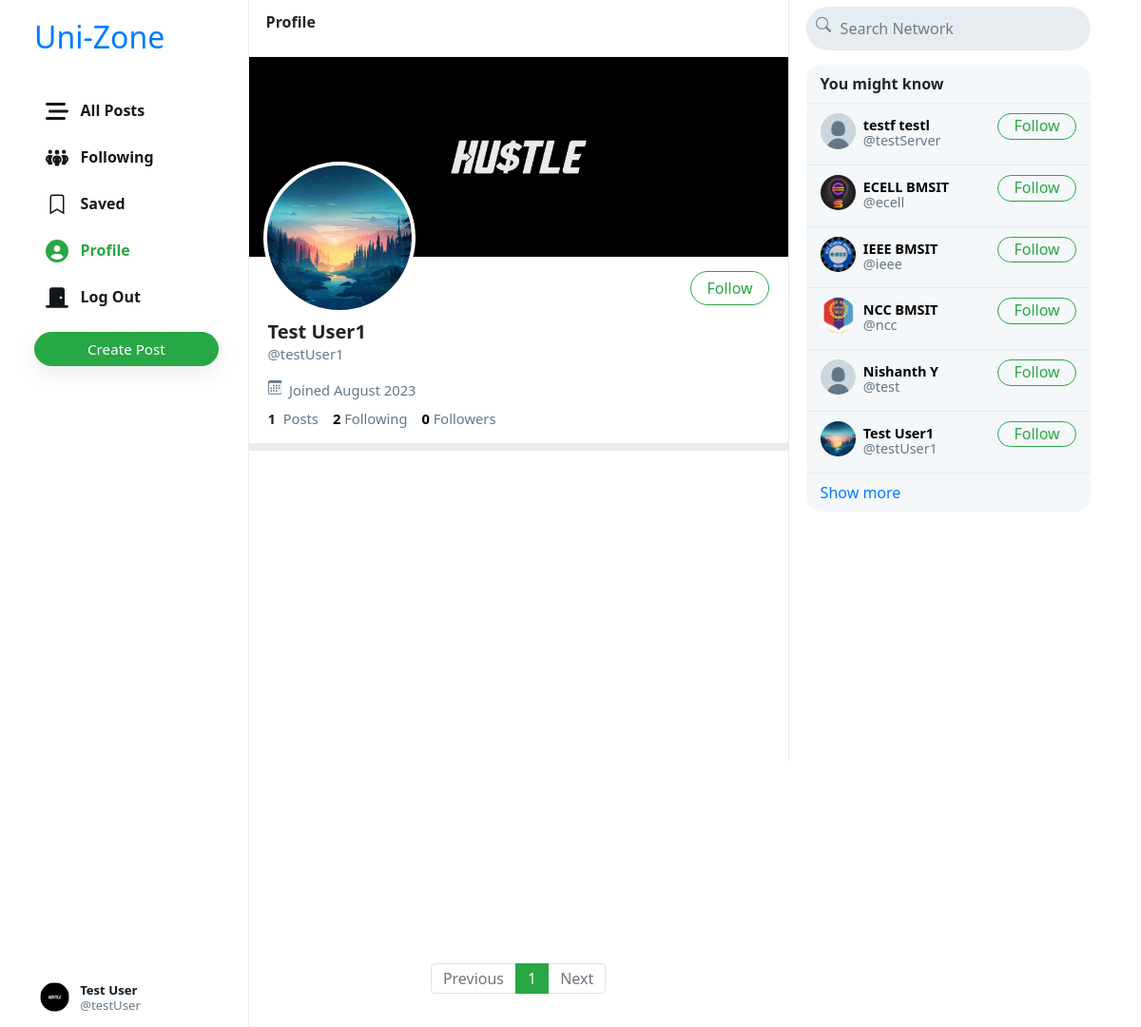
The app's page /testUser1 (signed in) with its own data.
### MainApp/models.py (models this page shows, shortened)
class Club(AbstractUser):
    profile_pic = models.ImageField(upload_to='profile_pic/')
    bio = models.TextField(max_length=160, blank=True, null=True)
    cover = models.ImageField(upload_to='covers/', blank=True)

### MainApp/views.py (the view)
# urls.py: path("<str:username>", views.profile, name='profile'),
def profile(request, username):
    user = Club.objects.get(username=username)
    all_posts = Post.objects.filter(creater=user).order_by('-date_created')
    paginator = Paginator(all_posts, 10)
    page_number = request.GET.get('page')
    if page_number == None:
        page_number = 1
    posts = paginator.get_page(page_number)
    followings = []
    suggestions = []
    follower = False
    if request.user.is_authenticated:
        followings = Follower.objects.filter(followers=request.user).values_list('user', flat=True)
        suggestions = Club.objects.exclude(pk__in=followings).exclude(username=request.user.username).order_by("?")[:6]
        if request.user in Follower.objects.get(user=user).followers.all():
            follower = True
    follower_count = Follower.objects.get(user=user).followers.all().count()
    following_count = Follower.objects.filter(followers=user).count()
    return render(request, 'uni-zone/profile.html', {
        "username": user,
        "posts": posts,
        "posts_count": all_posts.count(),
        "suggestions": suggestions,
        "page": "profile",
        "is_follower": follower,
        "follower_count": follower_count,
        "following_count": following_count
    })

### MainApp/templates/uni-zone/profile.html (shortened to what this page needs)
{% extends 'uni-zone/index.html' %}
{% load static %}
{% block profile %}
    <div class="profile-view" data-user="{{username.username}}">
        <div class="cover-image" style="background-image: url(/media/{{username.cover}})"></div>
        <div class="profile-image" style="background-image: url(/media/{{username.profile_pic}})"></div>
        <div class="profile-details">
            <div>
                {% if user.username == username.username %}
                    <button class="btn btn-outline-success float-right" id="edit-profile-btn">Edit Profile</button>
                {% elif is_follower %}
                    <button class="btn btn-success float-right" onclick="unfollow_user(this,'{{username.username}}','edit_page')" id="following-btn">Following</button>
                {% else %}
                    <button class="btn btn-outline-success float-right" onclick="follow_user(this,'{{username.username}}','edit_page')" id="follow-btn">Follow</button>
                {% endif %}
            </div>
            <div class="details-data">
                <h5>{{username.first_name}} {{username.last_name}}</h5>
                <div class="grey">@{{username.username}}</div>
                <div class="grey" style="padding: 8px 0px;">
                    &nbsp;Joined {{username.date_joined | date:"F Y"}}
                </div>
                <div>
                    <strong>
                        {{posts_count}}
                    </strong>
                    &nbsp;<span class="grey">Posts</span>
                    <a href="#">
                        <strong id="following__count">{{following_count | default:0}}</strong>&nbsp;<span class="grey">Following</span>
                    </a>
                    <a href="#">
                        <strong id="follower__count">{{follower_count | default:0}}</strong>&nbsp;<span class="grey">Followers</span>
                    </a>
                </div>
            </div>
        </div>
    </div>
    <div class="space"></div>
{% endblock %}

### MainApp/templates/uni-zone/index.html (shortened to what this page needs)
{% extends "uni-zone/layout.html" %}
{% load static %}
{% block body %}
  <div class="main-div">
    <div class="left-div">
    <nav class="head heading">
      {% if page == 'all_posts' %}
          All Posts
      {% elif page == 'following' %}
          Following
      {% elif page == 'saved' %}
          Saved
      {% elif page == 'profile' %}
          Profile
      {% else %}
          Explore
      {% endif %}
    </nav>
  <div class="left-div-content">
    <div class="posts-view">
        {% block profile %}
        {% endblock %}
      <div class="main-div-content">
        <nav aria-label="Page navigation example" class="pagination-bar">
              <ul class="pagination justify-content-center">
                  {% if posts.has_previous %}
                      <li class="page-item">
                          <a class="page-link" href="?page={{ posts.previous_page_number | default:1}}" tabindex="-1" aria-disabled="true">Previous</a>
                      </li>
                  {% else %}
                      <li class="page-item disabled">
                          <a class="page-link" href="" tabindex="-1" aria-disabled="true">Previous</a>
                      </li>
                  {% endif %}
                  {% for each in posts.paginator.page_range %}
                      {% if each == posts.number %}
                          <li class="page-item active"><a class="page-link" href="?page={{each}}">{{each}}</a></li>
                      {% else %}
                          <li class="page-item"><a class="page-link" href="?page={{each}}">{{each}}</a></li>
                      {% endif %}
                  {% endfor %}
                  {% if posts.has_next %}
                      <li class="page-item">
                          <a class="page-link" href="?page={{ posts.next_page_number }}">Next</a>
                      </li>
                  {% else %}
                      <li class="page-item disabled">
                          <a class="page-link" href="">Next</a>
                      </li>
                  {% endif %}
              </ul>
            </nav>
      </div>
    </div>
  </div>
  </div>
  </div>
{% endblock %}

### MainApp/templates/uni-zone/layout.html (shortened to what this page needs)
{% load static %}
<!DOCTYPE html>
<html lang="en">
    <head>
        <link rel="stylesheet" href="https://stackpath.bootstrapcdn.com/bootstrap/4.4.1/css/bootstrap.min.css">
        <link href="{% static 'uni-zone/styles.css' %}" rel="stylesheet">
    </head>
    <body>
        <div class="body" data-page="{{page}}">
            <div class="sidenav">
                <a href="{% url 'index' %}" class="navbar-brand">
                    <h2>Uni-Zone</h2>
                </a>
                <div style="height: 100%;">
                    <div>
                        <div>
                            <ul>
                                <li class="nav-item" id="all_posts">
                                <a href="{% url 'index' %}" class="nav-link">
                                    <div>
                                        &nbsp;&nbsp;All Posts
                                    </div>
                                </a>
                                </li>
                                {% if user.is_authenticated %}
                                    <li class="nav-item" id="following">
                                        <a href="{% url 'following' %}" class="nav-link">
                                            <div>
                                                &nbsp;&nbsp;Following
                                            </div>
                                        </a>
                                    </li>
                                    <li class="nav-item" id="saved">
                                        <a href="{% url 'saved' %}" class="nav-link">
                                            <div>
                                                <svg width="1.5em" height="1.5em" viewBox="0 0 16 16" class="bi bi-bookmark" fill="currentColor" xmlns="http://www.w3.org/2000/svg">
                                                    <path fill-rule="evenodd" d="M8 12l5 3V3a2 2 0 0 0-2-2H5a2 2 0 0 0-2 2v12l5-3zm-4 1.234l4-2.4 4 2.4V3a1 1 0 0 0-1-1H5a1 1 0 0 0-1 1v10.234z"/>
                                                  </svg>
                                                &nbsp;&nbsp;Saved
                                            </div>
                                        </a>
                                    </li>
                                    <li class="nav-item" id="profile">
                                        <a href="{% url 'profile' user.username %}" class="nav-link">
                                            <div>
                                                &nbsp;&nbsp;Profile
                                            </div>
                                        </a>
                                    </li>
                                    <li class="nav-item" id="logout">
                                        <a href="{% url 'logout' %}" class="nav-link">
                                            <div>
                                                &nbsp;&nbsp;Log Out
                                            </div>
                                        </a>
                                    </li>
                                {% endif %}
                            </ul>
                        </div>
                        {% if user.is_authenticated %}
                            <button id="popup-btn" class="btn btn-success new-post-btn" onclick="createpost()">Create Post</button>
                        {% endif %}
                    </div>
                    <div style="position: absolute; bottom: 10px;">
                        {% if user.is_authenticated %}
                            <li class="nav-item sidenav-user">
                                <a href="{% url 'profile' user.username %}" class="nav-link">
                                    <div class="user_account">
                                        <div class="small-profilepic" style="float: left; background-image: url(/media/{{user.profile_pic}})"></div>
                                        <div style="height: 2.7vw; margin: auto;">
                                            <div style="margin-top: 4px;"><strong>{{user.first_name}} {{user.last_name}}</strong></div>
                                            <div class="grey" style="margin-top: 4px;">@{{ user.username }}</div>
                                        </div>
                                    </div>
                                </a>
                            </li>
                        {% endif %}
                    </div>
                </div>
            </div>
            {% block body %}
            {% endblock %}
            <div class="right-div">
                <nav class="head">
                    <form action="#">
                        <div class="search-div">
                            <div>
                            </div>
                            <input type="text" name="query" id="search-box" placeholder="Search Network">
                        </div>
                    </form>
                </nav>
                <div class='right-div-content'>
                    <div class="space" style="background-color: white;"></div>
                    {% if user.is_authenticated %}
                        <div class="suggestion-box">
                            <div class="suggestion-header">
                                You might know
                            </div>
                            {% for suggestion in suggestions %}
                                <div class="suggestion-user">
                                    <div>
                                        <a href="{% url 'profile' suggestion.username %}">
                                            <div class="small-profilepic" style="background-image: url(/media/{{suggestion.profile_pic}})"></div>
                                        </a>
                                    </div>
                                    <div class="user-details">
                                        <a href="{% url 'profile' suggestion.username %}">
                                            <div id="user-name">
                                                <strong>
                                                    {{suggestion.first_name}} {{suggestion.last_name}}
                                                </strong>
                                            </div>
                                            <div class="grey">@{{suggestion.username}}</div>
                                        </a>
                                    </div>
                                    <div>
                                        <button class="btn btn-outline-success" type="button" onclick="follow_user(this,'{{suggestion.username}}','suggestion')">Follow</button>
                                    </div>
                                </div>
                            {% empty %}
                                    <div style="text-align: center; border-bottom: .5px solid #e6ecf0; padding: 10px 15px;">
                                        <span class="grey" style="font-size: .9em;">No suggestions available.</span>
                                    </div>
                            {% endfor %}
                            <div class="suggestion-footer">
                                <a href="#">Show more</a>
                            </div>
                        </div>
                    {% endif %}
                </div>
            </div>
        </div>
    </body>
</html>

### records on screen
Club: profile_pic (picture), first_name "Test", last_name "User", username "testUser"
Club: cover (picture), profile_pic (picture), first_name "Test", last_name "User1", username "testUser1", date_joined "August 2023"
Club: profile_pic (placeholder picture), first_name "testf", last_name "testl", username "testServer"
Club: profile_pic (picture), first_name "ECELL", last_name "BMSIT", username "ecell"
Club: profile_pic (picture), first_name "IEEE", last_name "BMSIT", username "ieee"
Club: profile_pic (picture), first_name "NCC", last_name "BMSIT", username "ncc"
Club: profile_pic (placeholder picture), first_name "Nishanth", last_name "Y", username "test"

### other values on screen
{{ posts_count }} "1"
{{ following_count | default:0 }} "2"
{{ follower_count | default:0 }} "0"
{{ each }} "1"
